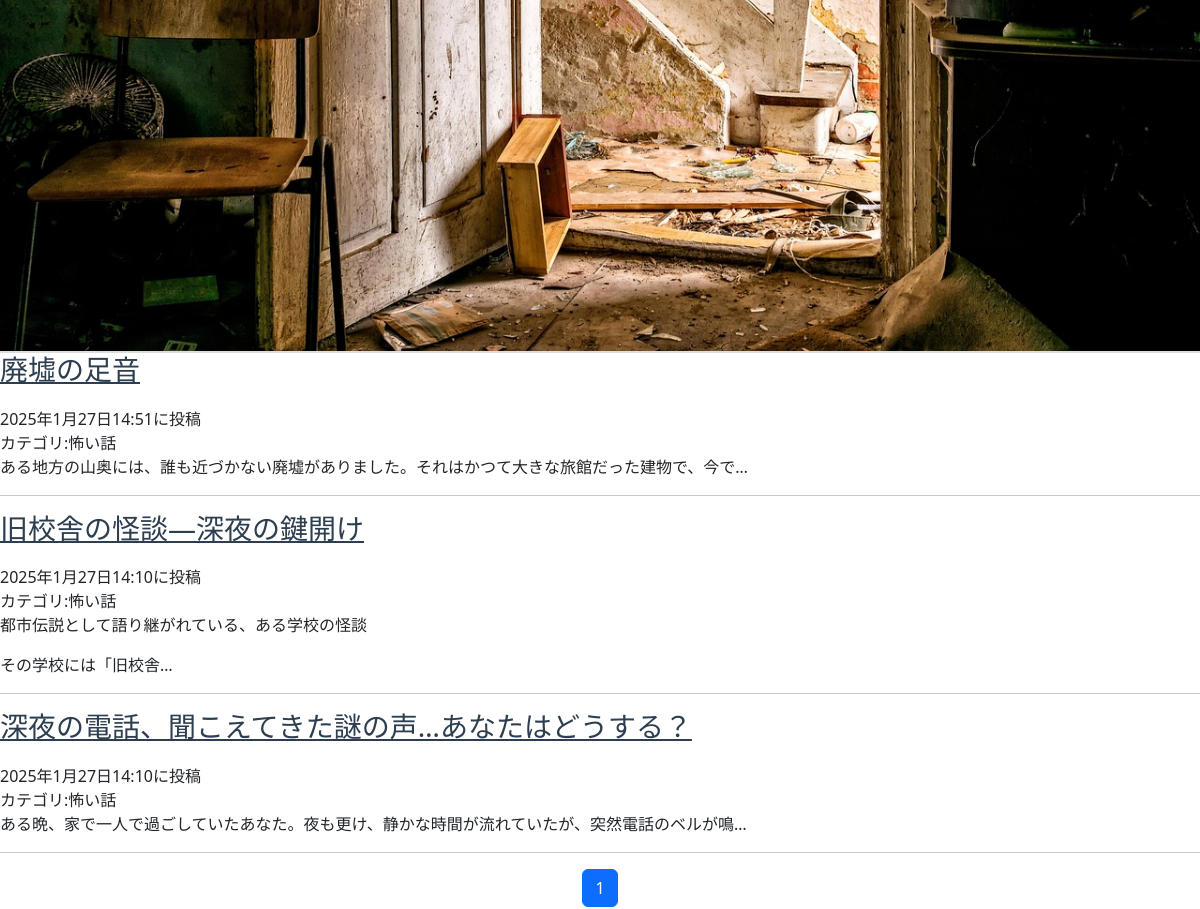
The app's page /horror_list/ (middle part), older data.
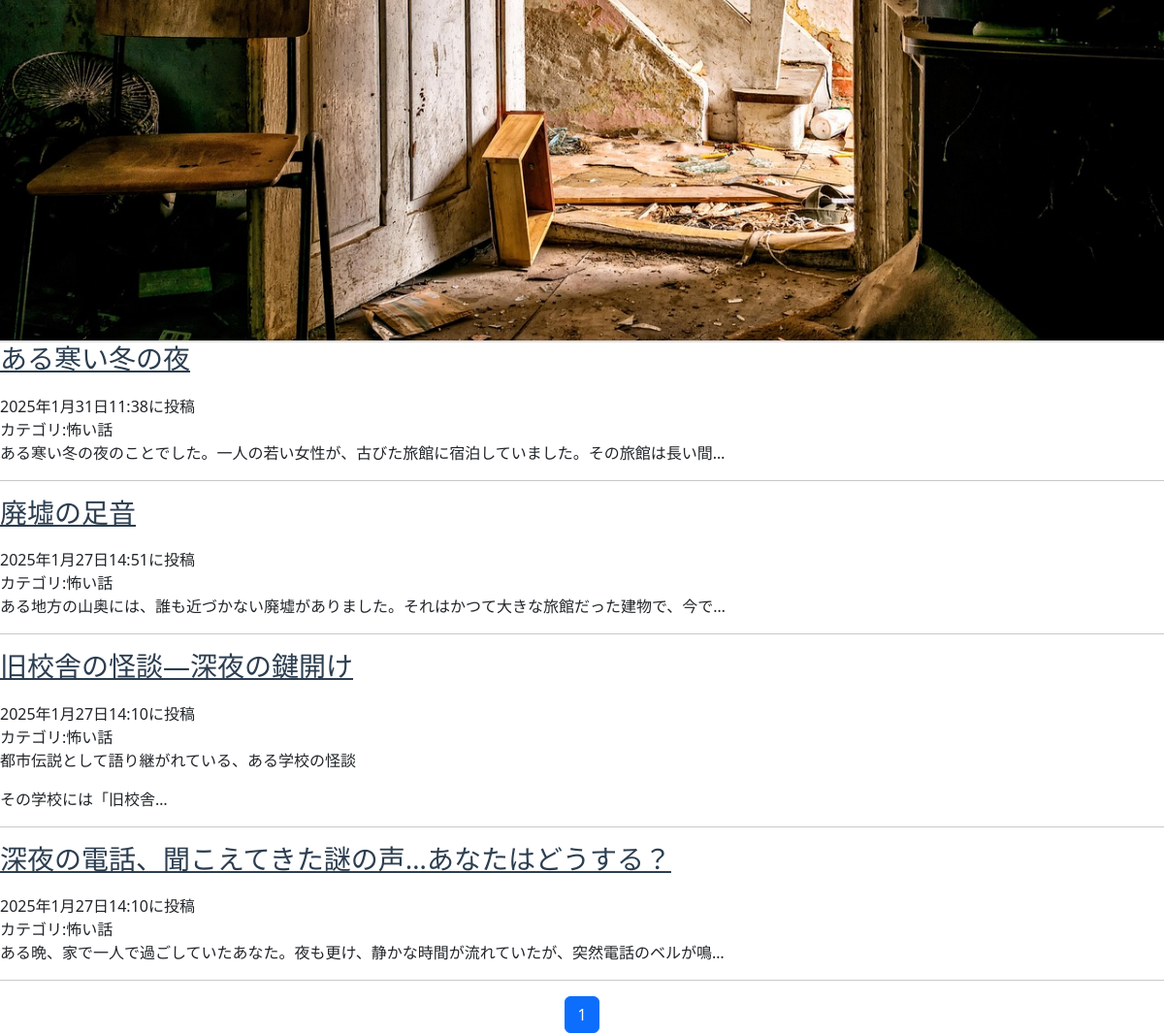
The same page, newer data.
### newsapp2/models.py (models this page shows, shortened)
class NewsPost(models.Model):
    CATEGORY = (('スキンケア・コスメ','肌を愛でる毎日。注目のスキンケアとコスメをチェック'),
                ('怖い話','ゾクッとする恐怖体験、あなたの心を震わせる怪談'),
                ('人気のスイーツ','甘い幸せ、今食べたい人気スイーツをチェック！'),
                ('ライフハック','生活をもっと快適に！知って得するライフハック集'),
                ('今日のコーデ','今日のコーデで決まる！毎日のスタイルアイデア'),
                ('可愛い動物','癒される瞬間、可愛い動物たちの癒し動画＆写真')
                )
    title = models.CharField(
        max_length=100,
        verbose_name='タイトル')
    content = models.TextField(verbose_name='本文')
    posted_at = models.DateTimeField(
        auto_now_add=True,
        verbose_name='投稿日時')
    category = models.CharField(
        max_length=50,
        choices=CATEGORY,
        verbose_name='カテゴリ')
    likes = models.PositiveIntegerField(default=0)  # いいね数を保存するフィールド

### newsapp2/views.py (the view)
# urls.py: path('horror_list/', views.HorrorListView.as_view(), name='horror_list'),
class HorrorListView(ListView):
    template_name = 'horror_list.html'
    model = NewsPost
    context_object_name = 'horror_records'
    queryset = NewsPost.objects.filter(category='怖い話').order_by('-posted_at')
    paginate_by=10

### newsapp2/templates/horror_list.html (shortened to what this page needs)
{% extends 'base.html' %}
{% load static %}
{% block content %}
<header class="masthead"
style="background-image: url({% static 'assets/img/horror.jpg' %})"></header>
    {% for record in horror_records %}
    <a href="{% url 'newsapp2:news_detail' record.pk %}">
        <div class="title">
            <h3><a href="{% url 'newsapp2:news_detail' record.pk %}">{{record.title}}</a></h3>
        </div>
        <div class="time">{{record.posted_at}}に投稿</div>
        <div class="category">カテゴリ:{{record.category}}</div>
        <div class="content">{{record.content|truncatechars:50|safe}}</div>
        <hr>
    {% endfor %}
{% include 'pagination.html' %}
{% endblock %}

Row changes from the older to the newer data that the page shows:
added NewsPost: title "ある寒い冬の夜", posted_at "2025年1月31日11:38", category "怖い話", content "ある寒い冬の夜のことでした。一人の若い女性が、古びた旅館に宿泊していました。その旅館は長い間…"
